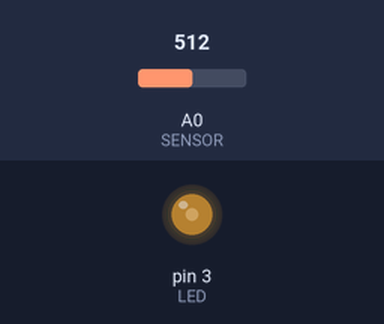
This sketch was run on a simulated Arduino Uno, built with avr-gcc and run on an emulated ATmega328P. Parts: output pins drawn as LEDs (lit = HIGH). The inputs (shaded band) are chosen by the test bench; at power-on: A0 (SENSOR) = 512.

Above: at 1.2 s.
1.3 s: A0 (SENSOR) set to 716
At 1.8 s:
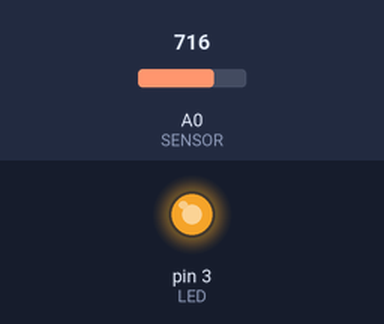
2.8 s: A0 (SENSOR) set to 900
At 4.0 s:
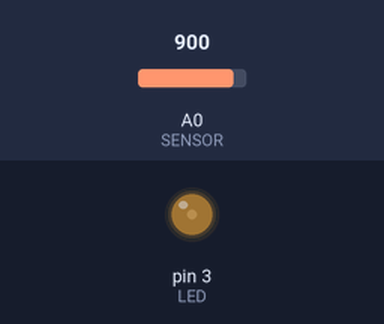
4.3 s: A0 (SENSOR) set to 1023
At 5.3 s:
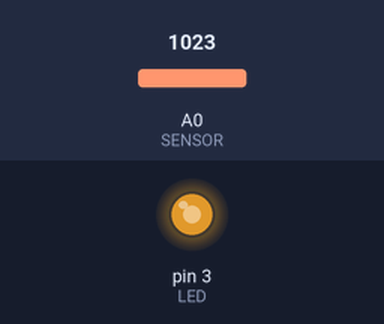
5.8 s: A0 (SENSOR) set to 0
At 6.4 s:
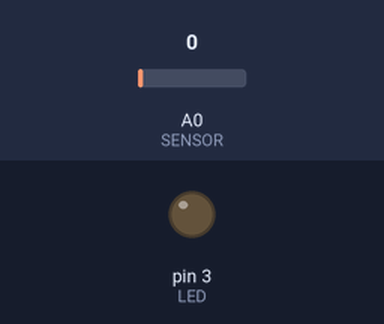
Timing chart, 0 to 8.3 s (numbered marks = the images above; inputs shaded):
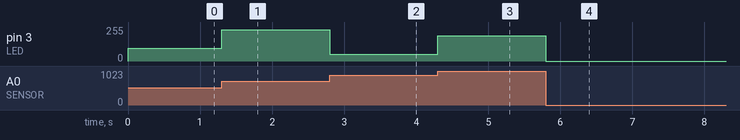

The sketch:

Cap14_3_LDR.ino
```cpp
/*
  Capitulo 14 de Arduino desde cero en Español.
  Programa que utiliza el modulo KY-018 o fotoresistencia para cambiar el brillo
  del LED de forma proporcional a la luz captada.

  Autor: bitwiseAr

*/

int SENSOR = A0;     // pin S de modulo a entrada analogica A0
int LED = 3;      // LED en pin 3
int VALOR;      // almacena valor leido de entrada A0
int PWM;

void setup(){
  pinMode(LED, OUTPUT);   // pin 3 como salida
  // entradas analogicas no requieren inicialización
}


void loop(){
  VALOR = analogRead(SENSOR);   // lee valor de entrada A0
  PWM = map(VALOR, 0, 80, 0, 255);  // convierte valores de entrada 0-1023 a 255-0 para brillo
  analogWrite(LED, PWM);    // escribe valor al LED
}
```

Measured:
- after the input at 1.3 s, pin 3 (LED): 96/255 → 234/255 at once
- after the input at 2.8 s, pin 3 (LED): 234/255 → 52/255 at once
- after the input at 4.3 s, pin 3 (LED): 52/255 → 188/255 at once
- after the input at 5.8 s, pin 3 (LED): 188/255 → 0/255 at once
